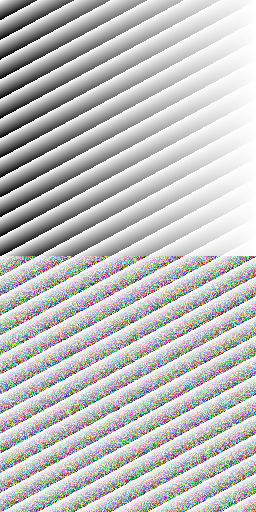
#> input picture specs/behavior/blending/data/inputs2/bd_base.png, 256 x 512 px, found by its file name
$ python check_backdrop_model.py ../../specs/behavior/blending/data/inputs2/bd_base.png ../../specs/behavior/blending/data/inputs2/bd_top.png ../../specs/behavior/blending/data/inputs2/bd_top.png
#> lines starting #> are read from the running program, lines starting #| are printed output that depends on the picture
#!/usr/bin/env python3
"""Check the semi-transparent-backdrop compositing model (spec L-005) against CSP exports.

usage: check_backdrop_model.py INPUT_DIR OBS_DIR L001_OBSERVED_DIR
  INPUT_DIR:          bd_base.png, bd_top.png (make_blend_inputs2.py)
  OBS_DIR:            bd_NN_<mode>.png
  L001_OBSERVED_DIR:  specs/behavior/blending/data/observed (opaque_NN_<mode>.png), used as the
                      exact blend function B(b, s) for separable modes (LUT[s][b] per channel).

Observed (L-005, 2026-11-13): output alpha follows one of two paths --
  Normal:      ao = (ab*(32768 - at15) + 255*at15) >> 15            (15-bit lerp, floor)
  Screen, Color dodge, Glow dodge, Soft light, Hard light: ao = min(255, at + ab)   (additive)
  all other modes: ao = at + round(ab*(255 - at)/255)              (8-bit, rounded)
The colour model below is exact-ish for Normal (99.6 %); for other modes over a semi-transparent
backdrop the colour rule is still open (W3C is far off); the script reports both.

Model under test (straight alpha, 8-bit in/out, 15-bit alpha as in L-002):
  at15 = (at*32768 + 127) // 255
  ao   = (ab*(32768 - at15) + 255*at15) >> 15                    # output alpha (floor)
  s'   = lerp15(s, B(b, s), ab15)                                 # W3C: mix source by backdrop alpha
  wb   = ao - at                                                  # base weight, 8-bit integer
  out  = (s'*at + b*wb + ao//2) // ao                             # straight colour, rounded
"""
import sys, glob, os, re
import numpy as np
from PIL import Image

inp, obs, l001 = sys.argv[1], sys.argv[2], sys.argv[3]
Bb = np.asarray(Image.open(f"{inp}/bd_base.png")).astype(np.int64)
Tt = np.asarray(Image.open(f"{inp}/bd_top.png")).astype(np.int64)
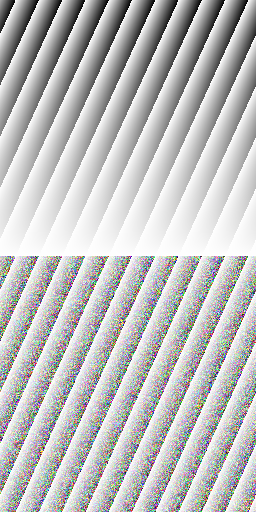
#> input picture specs/behavior/blending/data/inputs2/bd_top.png, 256 x 512 px, found by its file name
b, ab = Bb[..., :3], Bb[..., 3:4]
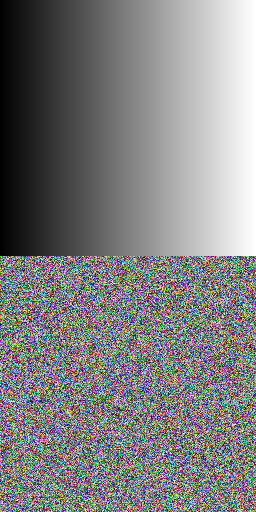
#> b: shape (512, 256, 3) int64; mean R, G, B 127.4, 127.4, 127.8
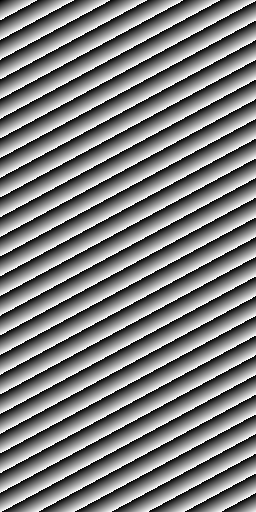
#> ab: shape (512, 256, 1) int64; min 0, max 255, mean 127.5
s, at = Tt[..., :3], Tt[..., 3:4]
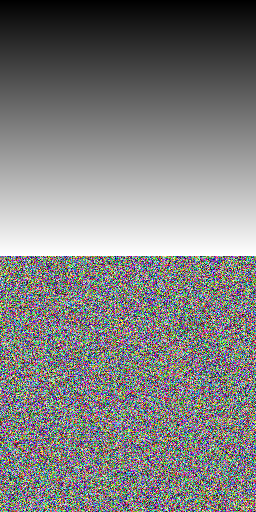
#> s: shape (512, 256, 3) int64; mean R, G, B 127.5, 127.6, 127.3
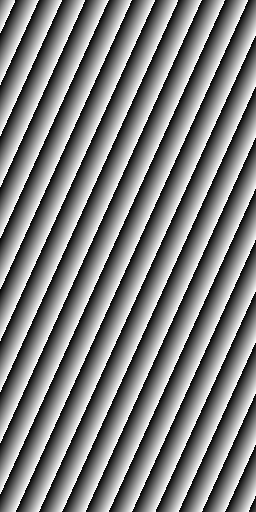
#> at: shape (512, 256, 1) int64; min 0, max 255, mean 127.5
Q = 32768
ab15, at15 = (ab * Q + 127) // 255, (at * Q + 127) // 255
ao = (ab * (Q - at15) + 255 * at15) >> 15
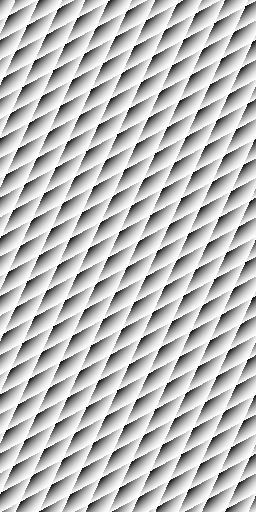
#> ao: shape (512, 256, 1) int64; min 1, max 255, mean 190.8
wb = ao - at
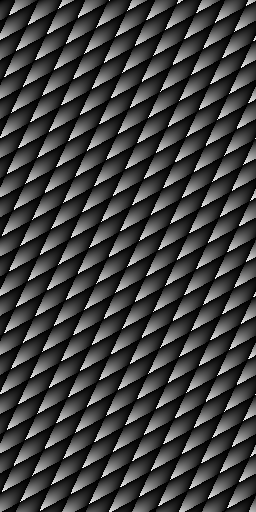
#> wb: shape (512, 256, 1) int64; min 0, max 253, mean 63.3

def lut(mode_file):
    g = np.asarray(Image.open(mode_file).convert("RGB")).astype(np.int64)[:256, :, 0]  # [s, b]
    return lambda bb, ss: g[ss, bb]

def composite(Bf):
    smix = (s * (Q - ab15) + Bf * ab15 + Q // 2) >> 15
    return np.where(ao > 0, (smix * at + b * wb + ao // 2) // np.maximum(ao, 1), 0)

m = None
for f in sorted(glob.glob(f"{obs}/bd_*.png")):
    mm = re.match(r"bd_(\d\d)_(.+)\.png", os.path.basename(f))
    idx, mode = mm.group(1), mm.group(2)
    O = np.asarray(Image.open(f).convert("RGBA")).astype(np.int64)
    if O.shape[0] < b.shape[0]:  # stored crop: gray half only (specs data/observed2)
        O = np.concatenate([O, np.zeros((b.shape[0] - O.shape[0],) + O.shape[1:], np.int64)], axis=0)
    vis = O[..., 3] > 0
    ao_round = at + (ab * (255 - at) + 127) // 255
    rows = slice(0, int(vis.any(-1).nonzero()[0].max()) + 1)
    ao_add = np.minimum(255, at + ab)
    a_ok = np.mean(O[rows, :, 3:4] == ao[rows]) * 100
    a_ok_r = np.mean(O[rows, :, 3:4] == ao_round[rows]) * 100
    a_ok_add = np.mean(O[rows, :, 3:4] == ao_add[rows]) * 100
    src = glob.glob(f"{l001}/opaque_{idx}_{mode}.png")
    if mode in ("hue", "saturation", "color", "brightness", "darker_color", "lighter_color") or not src:
        print(f"{mode:13s} alpha normal {a_ok:7.3f}% / general {a_ok_r:7.3f}% / additive {a_ok_add:7.3f}%  (colour: non-separable, see L-007)")
        continue
    Bf = lut(src[0])(b, s)
    E = composite(Bf)
    d = (O[..., :3] - E)[vis]
    g = (O[:256, :, :3] - E[:256])[vis[:256]]
    aof = (at + ab * (255 - at) / 255).astype(float)
    w3c = (s * at * (255 - ab) / 255 + Bf * at * ab / 255 + b * ab * (255 - at) / 255) / np.maximum(aof, 1e-9)
    dw = (O[..., :3] - np.rint(w3c))[vis]
    print(f"{mode:13s} alpha normal {a_ok:7.3f}% / general {a_ok_r:7.3f}% / additive {a_ok_add:7.3f}%  colour model "
          f"{np.mean(d == 0) * 100:7.3f}%/max {abs(d).max():3d}  W3C float {np.mean(dw == 0) * 100:7.3f}%/max {abs(dw).max():.0f}")
